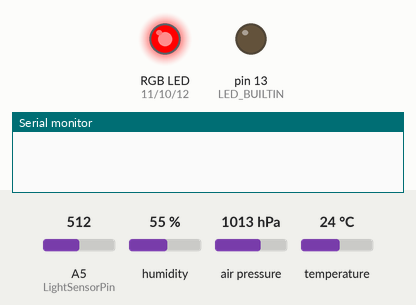
The sketch below on a simulated Arduino Leonardo, built with avr-gcc and run on an emulated ATmega32U4. Shown: an RGB LED mixed from three pins (HIGH = lit), output pins drawn as LEDs (lit = HIGH), the last lines printed to the serial monitor. The inputs (shaded band) are chosen by the test bench; at power-on: A5 (LightSensorPin) = 512, humidity 55 %, air pressure 1013 hPa, temperature 24 °C.

Above: at 0.1 s.
At 3.1 s:
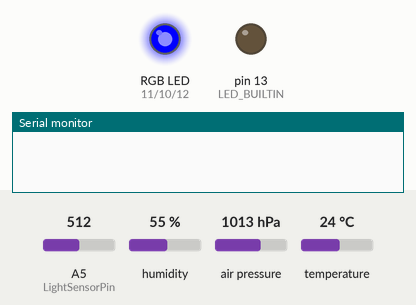
At 6.1 s:
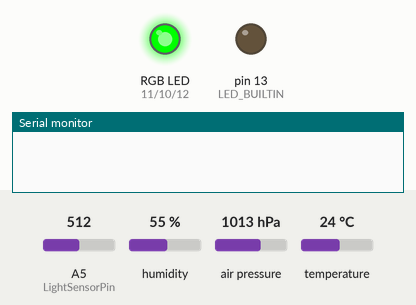
At 12.1 s:
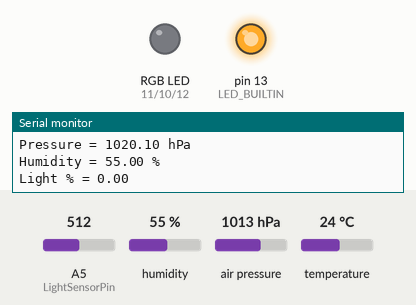
At 47.6 s:
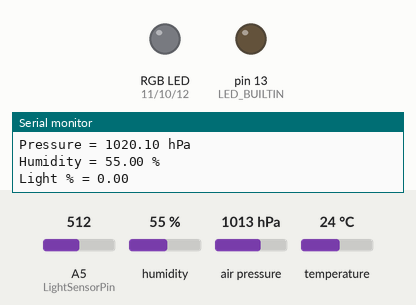
Timing chart, 0 to 49.1 s (numbered marks = the images above):
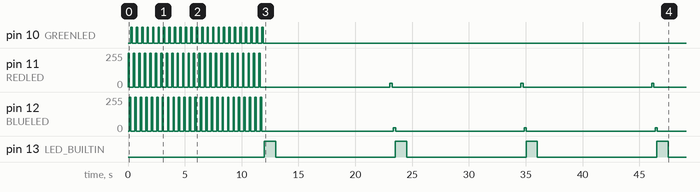

The sketch:

GarageUnitV1.ino
```cpp
// ***************************************************************************
// i2c wiring
// Vin = +3.3V
// GND = Gnd
// SCK = SCL last i/o pin
// SDI = SDA second in from last i/o pin
// ***************************************************************************

#include <Wire.h>
#include <SPI.h>
#include <Adafruit_Sensor.h>
#include <Adafruit_BME280.h>    // library I2C address = 0x77h

#define BLUELED 12
#define GREENLED 10
#define REDLED 11

int LightSensorPin = A5;
float LightSensor = 0;
float temperature = 0;
float pressure = 0;
float humidity = 0;
float temperatureCalibration = 0.966;   // Temperature calibration correction value 0.915 drops by -1 oC
float pressureCalibration = 1.00701;    // Matched to office baro Pressure calibration correction value 1.00701
float humidityCalibration = 1.0;        // Humidity calibration correction value

long checkSum = 0;                      // zigbee checksum
byte BME280_TemperatureByteArray[4];    // holds the 4 byte IEEE754 convertion for zigbee frame
byte BME280_HumidityByteArray[4];
byte BME280_BaroByteArray[4];
byte LightLevelByteArray[4];
int PowerUpMessagesCount = 0;           // Sends 30 messages every 10 seconds, then every 10 minutes
bool PostPowerUp = false;
byte TransmitStatus[] = {0x00,0x00,0x00,0x00,0x00,0x00,0x00,0x00,0x00,0x00,0x00};
byte success = false;                   // true = success
int x = 0;                              // arrary index


Adafruit_BME280 bme;                     // I2C
//Adafruit_BME280 bme(BME_CS);           // hardware SPI
//Adafruit_BME280 bme(BME_CS, BME_MOSI, BME_MISO,  BME_SCK);


void setup() {
  Serial.begin(9600);
  Serial1.begin(9600);
  pinMode(BLUELED, OUTPUT);
  pinMode(GREENLED, OUTPUT);
  pinMode(REDLED, OUTPUT);
  pinMode(LED_BUILTIN, OUTPUT);

  if (!bme.begin()) {
    Serial.println("Could not find BME280 sensor!");
    while (1) {FlashFlashREDLED();}
  }
   LampTest();
}

void loop() {

    LightSensor = GetLightReading(); // read the value from the light sensor and map to 0-100%:
    digitalWrite(LED_BUILTIN, HIGH);
    ReadSensors();
    digitalWrite(LED_BUILTIN, LOW);
    SendDataFrame();
    digitalWrite(LED_BUILTIN, HIGH);
    ProcessReply();
    digitalWrite(LED_BUILTIN, LOW);

    if(PowerUpMessagesCount < 31)
    {
      if(!PostPowerUp)
      {
        delay(10000);  // delay 10 seconds (30 messages at power up)
        FlashRedLED(100);
        delay(100);
        FlashBlueLED(100);
      }
    }
    else
    {
        delay(300000);  // delay 5 mins
        PostPowerUp = true;
        if(LightSensor < 50)
        {
          FlashBlueLED(10);
        }
        else
        {
          FlashBlueLED(100);
        }
    }

    PowerUpMessagesCount++;
}

void SendDataFrame()
{
 // To calculate the check sum you add all bytes of the packet excluding the frame delimiter 7E and the length (the 2nd and 3rd bytes).
 // To calcualte length total byte count minus 3 ( first 3 bytes and checksum byte not included)
 // MAKE SURE THE Flow control is diabled on the XBEE !!
  long checkSum = 0x00;
  //unsigned long checkSum = 0x00;

  Serial1.write((byte)0x7E);    //start byte
  Serial1.write((byte)0x00);    // high part of lenght, alway zero
  Serial1.write((byte)0x27);    // low part of lenght, number of bytes 0x27 = 39 dec
  Serial1.write((byte)0x10); checkSum += 0x10;    // 0x10 send request
  Serial1.write((byte)0x01); checkSum += 0x01;    // frame id set to zero for no reply, 01 for reply

  // ID of recipient, CO-ORDINATOR
  Serial1.write((byte)0x00); //checkSum += 0x00;
  Serial1.write((byte)0x13); checkSum += 0x13;
  Serial1.write((byte)0xA2); checkSum += 0xA2;
  Serial1.write((byte)0x00); checkSum += 0x00;
  Serial1.write((byte)0x41); checkSum += 0x41;
  Serial1.write((byte)0x63); checkSum += 0x63;
  Serial1.write((byte)0x18); checkSum += 0x18;
  Serial1.write((byte)0x45); checkSum += 0x45;

  // 16 bit of recipients or 0xFFFE if unkown
  Serial1.write((byte)0xFF); checkSum += 0xFF;
  Serial1.write((byte)0xFE); checkSum += 0xFE;
  Serial1.write((byte)0x00); //checkSum += 0x00;
  Serial1.write((byte)0x00); //checkSum += 0x00;

  // checkSum = 0x3C4;  //437;  // claculation of checksum from above bytes hex

  // Data frame
  // ID
  Serial1.write((byte)0x24); checkSum += 0x24; // $
  Serial1.write((byte)0x30); checkSum += 0x30; // 0
  Serial1.write((byte)0x30); checkSum += 0x30; // 0
  Serial1.write((byte)0x37); checkSum += 0x37; // 7
  Serial1.write((byte)0x7C); checkSum += 0x7C; // |

  // BME280 Temperature
   memcpy(BME280_TemperatureByteArray, &temperature,4);
   for(int i = 0; i < 4; i++)
   {
     Serial1.write((byte)BME280_TemperatureByteArray[i]);
     checkSum += BME280_TemperatureByteArray[i];
   }
   Serial1.write((byte)0x7C); checkSum += 0x7C; // |
  //---------------------------------------------------------------------------------------

  // BME 280 Humidity
   memcpy(BME280_HumidityByteArray, &humidity,4);
   for(int i = 0; i < 4; i++)
   {
     Serial1.write((byte)BME280_HumidityByteArray[i]);
     checkSum += BME280_HumidityByteArray[i];
   }
    Serial1.write((byte)0x7C); checkSum += 0x7C; // |
   //---------------------------------------------------------------------------------------

   // BME 280 Barometer
   memcpy(BME280_BaroByteArray, &pressure,4);
   for(int i = 0; i < 4; i++)
   {
     Serial1.write((byte)BME280_BaroByteArray[i]);
     checkSum += BME280_BaroByteArray[i];
   }
     Serial1.write((byte)0x7C); checkSum += 0x7C; // |
   //---------------------------------------------------------------------------------------

   // Light Level
   memcpy(LightLevelByteArray, &LightSensor,4);
   for(int i = 0; i < 4; i++)
   {
     Serial1.write((byte)LightLevelByteArray[i]);
     checkSum += LightLevelByteArray[i];
   }
    Serial1.write((byte)0x23); checkSum += 0x23; // #
   //---------------------------------------------------------------------------------------

    Serial1.write((byte)0xFF - (checkSum & 0xFF));  // calc and send checksum
    checkSum = 0; // Reset checksum

  //  long sum = 0x17 + 0xFF + 0xFF + 0xFF + 0xFE + 0x02 +'D' + '1' + value;
  //  Serial11.write(0xFF - (sum & 0xFF), BYTE);  calc checksum
}

void ReadSensors()
{
    temperature = bme.readTemperature();
    temperature = (temperature * temperatureCalibration);
    Serial.print("Temperature = ");
    Serial.print(temperature);
    Serial.println(" *C");

    pressure = bme.readPressure() / 100.0F;
    pressure = (pressure * pressureCalibration);
    Serial.print("Pressure = ");
    Serial.print(pressure);
    Serial.println(" hPa");

    humidity = bme.readHumidity();
    humidity = (humidity * humidityCalibration);
    Serial.print("Humidity = ");
    Serial.print(humidity);
    Serial.println(" %");
    Serial.print("Light % = ");
    Serial.println(LightSensor);
    Serial.println("");
}

int GetLightReading()
{
   LightSensor = analogRead(LightSensorPin);

    if(LightSensor < 750)
       LightSensor = 750;
    else if (LightSensor > 900)
       LightSensor = 900;

    return map(LightSensor, 750, 900, 0, 100);
}

void LampTest()
{
  for(int l = 0; l < 25; l++)
  {
     digitalWrite(REDLED,HIGH);
     delay(120);
     digitalWrite(REDLED,LOW);
     digitalWrite(BLUELED,HIGH);
     delay(120);
     digitalWrite(BLUELED,LOW);
     digitalWrite(GREENLED,HIGH);
     delay(120);
     digitalWrite(GREENLED,LOW);
     delay(120);
  }
}

void FlashFlashREDLED()
{
   for(int q = 0; q < 81;q++)
   {
      digitalWrite(REDLED,HIGH);
      delay(50);
      digitalWrite(REDLED,LOW);
      delay(50);
   }
      digitalWrite(REDLED,LOW);
}

void ProcessReply()
{
    //byte TransmitStatus[] = {0x00,0x00,0x00,0x00,0x00,0x00,0x00,0x00,0x00,0x00,0x00};
    //byte success = false;  // true = success
    //int x = 0; // arrary index
    delay(1000);
    while(Serial1.available() > 0)
    {
        TransmitStatus[x] = Serial1.read();  // x 0-10 (11 bytes)
        //Serial.write((byte)TransmitStatus[x]);
        x++;
    }
        x = 0;                                // reset index

    if(TransmitStatus[0] == 0x7E)            // check for frame start
    {
        if(TransmitStatus[3] == 0x8B)        // Frame type 8B = reply
        {
            if(TransmitStatus[8] == 0x00)    // 0x00 is Success
            {
                delay(100);
                success = 0x00;  // Success

                if(LightSensor < 50)
                {
                  FlashGreenLED(10);
                  delay(120);
                  FlashGreenLED(10);
                }
                else
                {
                  FlashGreenLED(100);
                  delay(120);
                  FlashGreenLED(100);
                }
            }
            else
            {
                success = 0xFF;  // failure
            }
        }
        else
        {
            success = 0xFF;      // failure
        }

    if(success != 0x00)
    {
        FlashFlashREDLED();       // red led
    }
  }

    for(int z = 0; z < 10; z++)
    {
      TransmitStatus[z] = 0x00;  // clean out the xbee reply frame buffer
    }
}

void FlashGreenLED( int Brightness)
{
  for(int f = 0; f<200; f++)
  {
    digitalWrite(GREENLED,HIGH);  // if you want use the analogpins as digital than A0-> 14 ,A1->15,..etc
    delayMicroseconds(Brightness);
    digitalWrite(GREENLED,LOW);
    delayMicroseconds(900);
  }
}

void FlashRedLED( int Brightness)
{
  for(int f = 0; f<200; f++)
  {
    digitalWrite(REDLED,HIGH);  // if you want use the analogpins as digital than A0-> 14 ,A1->15,..etc
    delayMicroseconds(Brightness);
    digitalWrite(REDLED,LOW);
    delayMicroseconds(900);
  }
}

void FlashBlueLED(int Brightness)
{
  for(int f = 0; f<200; f++)
  {
    digitalWrite(BLUELED,HIGH);  // if you want use the analogpins as digital than A0-> 14 ,A1->15,..etc
    delayMicroseconds(Brightness);
    digitalWrite(BLUELED,LOW);
    delayMicroseconds(900);
  }
}
```

Measured:
- by itself, pin 13 (LED_BUILTIN): alternates HIGH for 1.0 s and LOW for 10.5 s
- by itself, pin 11 (REDLED): 255/255 → 0/255 at 0.12 s, → 255/255 0.36 s later, → 0/255 0.12 s later, → 255/255 0.36 s later, … (55 changes in this stretch)
- by itself, pin 12 (BLUELED): 255/255 → 0/255 at 0.24 s, → 255/255 0.36 s later, → 0/255 0.12 s later, → 255/255 0.36 s later, … (55 changes in this stretch)
